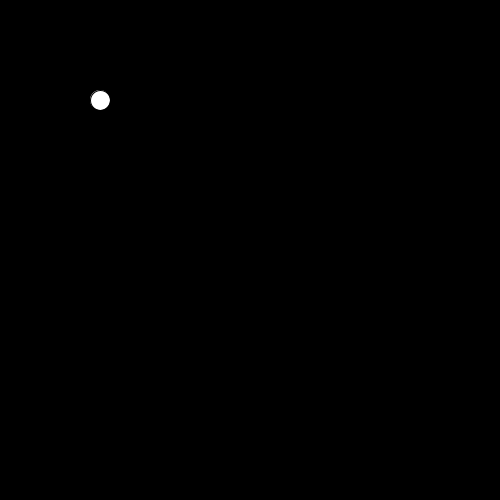
Frame 1 (no input)
Frame 60 (the mouse pressed at the canvas centre just before this capture): identical to frame 1, image omitted
Frame 120 (the mouse held since frame 60 and released just before this capture): identical to frame 1, image omitted

The Processing sketch that drew this single still picture (run headless with seeded random() and noise(); from frame 60 on, the mouse is pressed at the canvas centre):

// Processing sketch: press_and_delete
// ── press_and_delete.pde
float []x = {100}; 
float []y = {100};
float []xDelta;
float []yDelta;
int number=50;
void setup(){
   size(500, 500);
   frameRate(60);
}


void draw(){
  background(0);
  ellipse(x[0], y[0], 20, 20);
}
void mousePressed(){
  float dist = sqrt((x[0]-mouseX)*(x[0]-mouseX) + (y[0]-mouseY)*(y[0]-mouseY));
  if (dist<10){
    x[0] = -100;
    y[0] = -100;
  }
}
